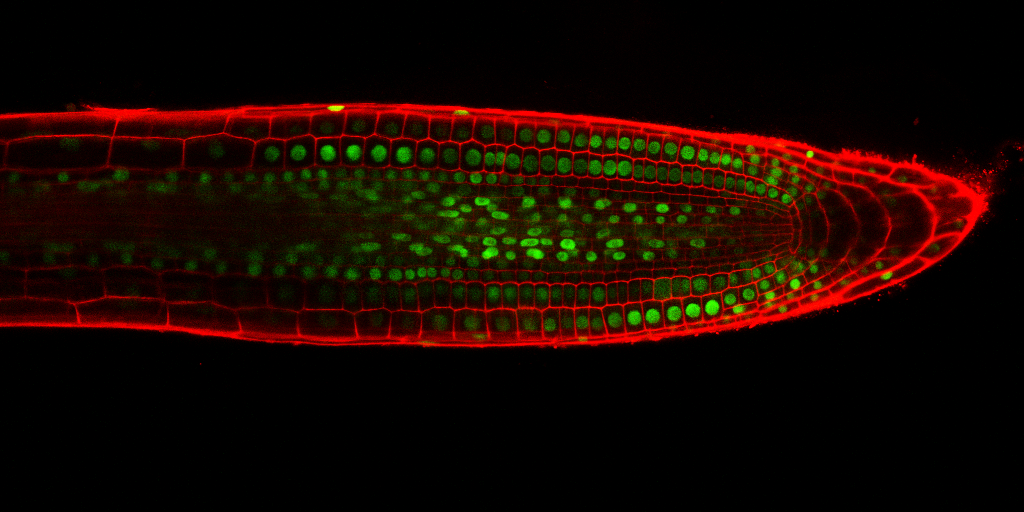
%> input picture images/StackNinja1.bmp, 1024 x 512 px
$ octave --eval "result = solution(imread('images/StackNinja1.bmp'));"   (GNU Octave 9; MATLAB toolbox functions it lacks are replaced by stand-ins)
%> lines starting %> are read from the running program, lines starting %| are printed output that depends on the picture; in (x1, y1, x2, y2) boxes, pixels count from 0 and x2, y2 are one past the last pixel; in counts of white or black regions, pixels touching at a corner belong together; the program's own positions count from 1
function [out, nr, config] = solution(im_in)

%% Bw Image
% Take second slice (green slice)
im_2nd = im_in(:,:,2);
figure, imshow(im_2nd);title('Second Slice of Input Image');

% Increase contrast and sharpen the image
im_sharpen = imsharpen(imadjust(im_2nd));
figure, imshow(im_sharpen);title('Sharpened and Adjusted Image');

% Apply median filter to remove noise
im_filt = medfilt2(im_sharpen);
figure, imshow(im_filt);title('Median Filtered Image');

% Apply top and bottom hat filter
se1 = strel('disk',10);
im_filt_top = imtophat(im_filt,se1);
im_filt_bot = imbothat(im_filt,se1);
im_btfilt = im_filt + im_filt_top - im_filt_bot;
figure, imshow(im_btfilt);title('Apply Top and Bottom Hat Filter');

% Convert to BW image with adaptive threshold
im_bw = imbinarize(im_btfilt,'adaptive');
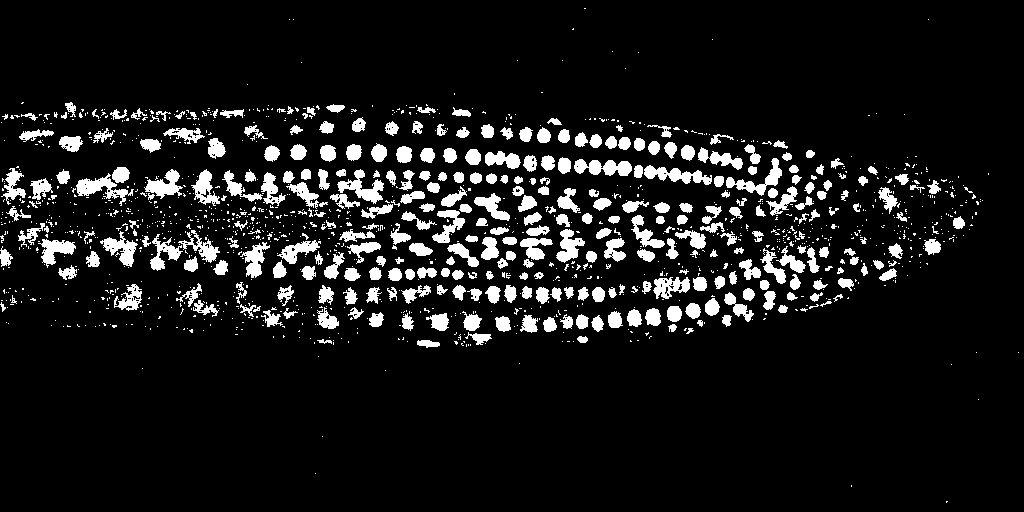
%> im_bw: size 512x1024 logical; 9.5% white; 1431 white regions (1102 under 20 px), largest, box (x1, y1, x2, y2) and area: (76, 173, 134, 206) 666, (644, 165, 712, 185) 649, (574, 159, 632, 176) 643
figure, imshow(im_bw);title('Binarized Image with Adaptive Threshold');

% Remove noise on cell wall region, then subtract
im_bwnew = im_bw - imbinarize(medfilt2(im_in(:,:,1))-im_btfilt);
im_bwnew(im_bwnew < 0) = 0;
im_bwnew = logical(im_bwnew);
figure, imshow(im_bwnew);title('Subtracting Cell Wall Region');

% Apply median filter to remove salt noise
im_bw_filt = medfilt2(im_bwnew);
%> im_bw_filt: size 512x1024 logical; 8.5% white; 477 white regions (188 under 20 px), largest, box (x1, y1, x2, y2) and area: (76, 167, 133, 205) 902, (150, 230, 219, 270) 889, (330, 170, 384, 208) 837

% Apply erosion then dilation to emphasize on nuclei
se2 = strel('disk',2);
im_bw_filt = imopen(im_bw_filt,se2);
%> im_bw_filt: size 512x1024 logical; 7.6% white; 288 white regions (21 under 20 px), largest, box (x1, y1, x2, y2) and area: (331, 170, 384, 208) 754, (634, 165, 712, 185) 748, (574, 159, 632, 176) 642
figure, imshow(im_bw_filt);title('Filtered and Processed Morphologically');


% Apply watershed algorithm to separate combined nuclei
d = -bwdist(~im_bw_filt);
figure, mesh(d); title('Distance Transformed Image');

d = imhmin(d,2);
im_nuclei = im_bw_filt;
L = watershed(d);
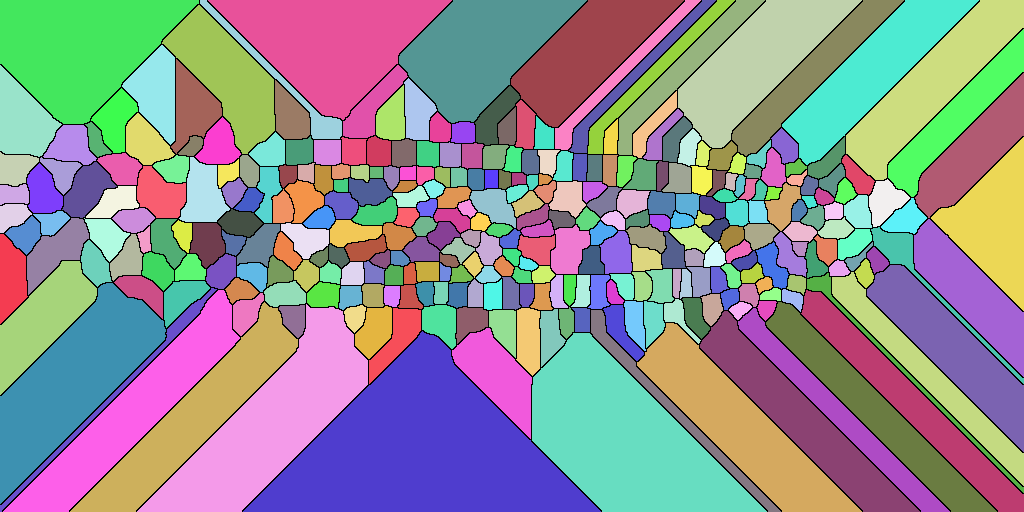
%> L: size 512x1024 uint16; 324 distinct labels, from 0 to 323; one colour per label, 0 black
figure, imshow(L, []); title('Watershed Segmentation')

% Segment image
im_nuclei(L == 0) = 0;
%> im_nuclei: size 512x1024 logical; 7.6% white; 323 white regions (21 under 20 px), largest, box (x1, y1, x2, y2) and area: (41, 239, 76, 266) 507, (556, 229, 585, 262) 502, (193, 170, 219, 204) 459

% fill in the holes of the nuclei and as output image
out = imfill(im_nuclei, 'hole');
%> out: size 512x1024 logical; 7.6% white; 323 white regions (21 under 20 px), largest, box (x1, y1, x2, y2) and area: (41, 239, 76, 266) 507, (556, 229, 585, 262) 502, (193, 170, 219, 204) 461

figure,imshow(out); title('Output Image');
figure,imshow(im_in*0.8 + uint8(out * 255)*0.7); title('Output Image with Overlay');

%% Nuclei Counting
% Label image and number of objects
[out, nr] = bwlabel(out);
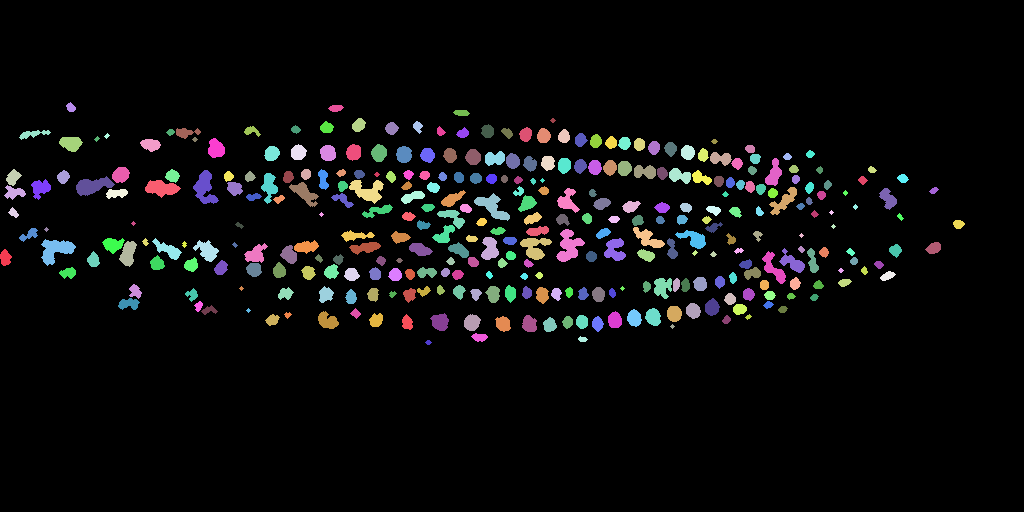
%> out: size 512x1024 double; 324 distinct labels, from 0 to 323; one colour per label, 0 black
%> nr = 323

%% Size
% Calculate areas of nucleus
statarea = regionprops(out, 'area');
%> statarea = 323 regions; largest, Area: 507, 502, 461, 448, 442

% Distribution
config.areas.dist = [statarea.Area];
figure, bar(config.areas.dist);title('Nucleus Size Disributions');
%> after `title('Nucleus Size Disributions')`:
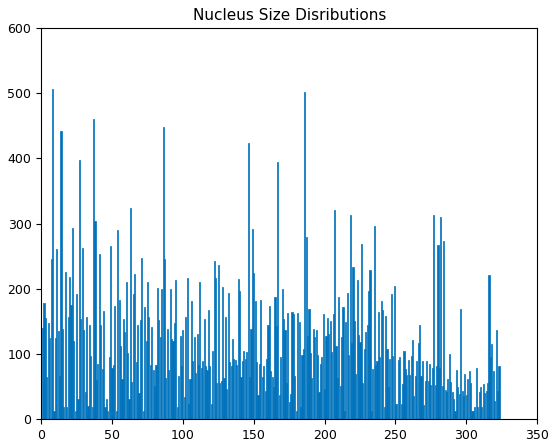
%> figure redrawn from the program's plot data; tallest bar 507 high, from x = 7.6 to 8.4

% Statistics
config.areas.max = max(config.areas.dist);
config.areas.min = min(config.areas.dist);
config.areas.avg = mean(config.areas.dist);

%% Shapes
% Find shapes of nucleus

statshape1 = regionprops(out,'Circularity');
%> statshape1 = 323 items; first 5, Circularity: 0.843, 0.51, 0.791, 0.785, 0.302
config.shapes.circularity = [statshape1.Circularity];

statshape2 = regionprops('table',out,'Centroid',...
    'MajorAxisLength','MinorAxisLength');
%> statshape2 = 323 regions; first 5, Centroid, MajorAxisLength and MinorAxisLength: [6 258.4] 16.5 11.14, [14.8 193.1] 22.21 12.4, [13.8 178] 16.87 12.25, [14.2 213.4] 11.61 7.51, [33.8 134.5] 34.94 6.8

% Get center and radius
centers = statshape2.Centroid;
%> centers = 323 rows, first 12: [5.98 258.4; 14.83 193.1; 13.75 178; 14.17 213.4; 33.8 134.5; 29.92 235.3; 41.12 188.8; 56.43 250.5; 47 230; 63.92 177.6; 71.52 144; 68.83 273.5]
diameters = mean([statshape2.MajorAxisLength statshape2.MinorAxisLength],2);
%> diameters = 323 values, max 30.2 at index 8, min 4.31 at index 9, mean 12.54
radii = diameters/2;
%> radii = 323 values, max 15.1 at index 8, min 2.15 at index 9, mean 6.27

% Plot circle
figure, imshow(out);title('Nuclei in Circles');
hold on;
viscircles(centers,radii);
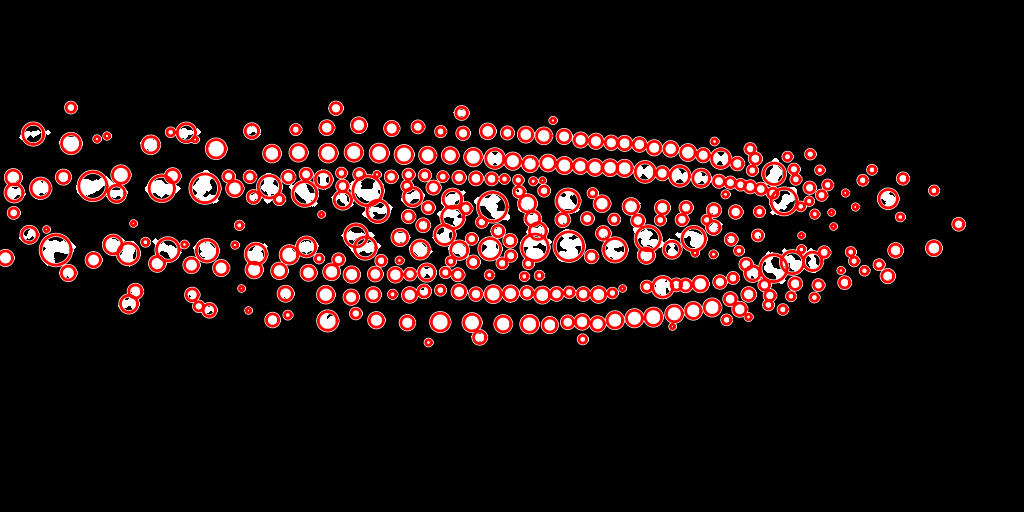
%> figure redrawn from the program's plot data; its title reads 'Nuclei in Circles'
hold off;

config.shapes.centers = centers;
config.shapes.radii = radii;


%% Brightness
% Get pixel index in the label image
statbright = regionprops(out,'PixelIdxList');
%> statbright = 323 items

% Total number of nuclei
n = length(statbright);
%> n = 323

brightness = zeros(n);
%> brightness: size 323x323 double; every value is 0

% for each nucleus, get the pixel index and find pixel value
for i = 1:n

    nucleus = im_2nd([statbright(i).PixelIdxList])';
    brightness(i,1:length(nucleus)) = nucleus;

end
%> this loop made 323 passes
%> nucleus on passes 9, 24, 47: [0 9 7 6 1 9 7 6 0 6 8 8 6], [11 5 6 13 6 7 8 8 4 14 6 10 1], [11 14 3 5 6 5 8 13 7 9 9 5 13]
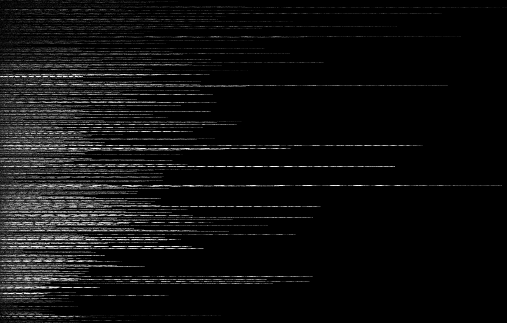
%> brightness: size 323x507 double; min 0, max 255, mean 15.4

% Row average value (excluding zero)
avgbrightness = sum(brightness,2)./sum(brightness~=0,2);
%> avgbrightness = 323 values, max 193.1 at index 247, min 5 at index 53, mean 57.67
%> `result = solution(imread('images/StackNinja1.bmp'));`:
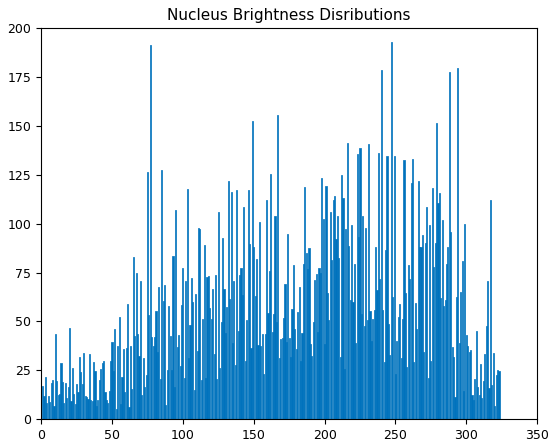
%> figure redrawn from the program's plot data; tallest bar 193.1 high, from x = 246.6 to 247.4
figure,bar(avgbrightness);title('Nucleus Brightness Disributions');

% Statistics
config.brightness.dist = avgbrightness;
config.brightness.avg = mean(avgbrightness);
config.brightness.max = max(avgbrightness);
config.brightness.min = min(avgbrightness);

end

$ run again, on images/StackNinja2.bmp
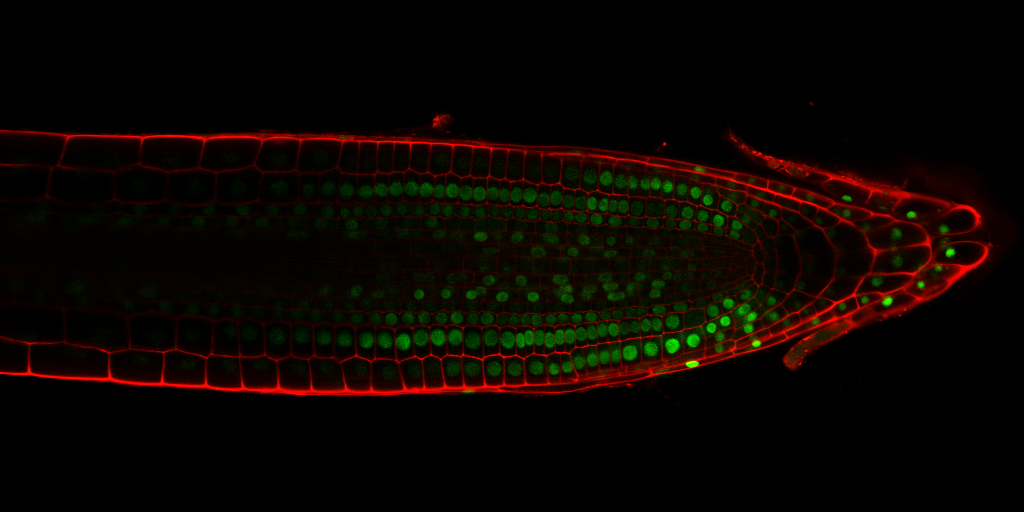
%> input picture images/StackNinja2.bmp, 1024 x 512 px
%> im_bw: size 512x1024 logical; 12.7% white; 2731 white regions (2354 under 20 px), largest, box (x1, y1, x2, y2) and area: (0, 128, 354, 148) 2140, (500, 318, 662, 349) 1945, (150, 362, 419, 398) 1676
%> L: size 512x1024 uint16; 385 distinct labels, from 0 to 384
%> im_nuclei: size 512x1024 logical; 8.5% white; 384 white regions (29 under 20 px), largest, box (x1, y1, x2, y2) and area: (784, 321, 850, 371) 934, (10, 197, 52, 227) 599, (57, 277, 89, 309) 523
%> nr = 384
%> statarea = 384 regions; largest, Area: 934, 599, 524, 480, 443
%> statshape1 = 384 items; first 5, Circularity: 0.764, 0.818, 0.602, 0.656, 0.55
%> statshape2 = 384 regions; first 5, Centroid, MajorAxisLength and MinorAxisLength: [5.5 336.5] 5.93 4.27, [9 136.6] 6.62 4.74, [15.9 285.5] 24.17 15.81, [21.1 164.8] 26.66 20.8, [14 271.8] 15.55 5.94
%> centers = 384 rows, first 12: [5.5 336.5; 9 136.6; 15.91 285.5; 21.14 164.8; 14.05 271.8; 34.96 214.7; 19.88 228.3; 16 244.5; 17.92 262.7; 25.6 336.4; 25 250; 28.97 272.6]
%> diameters = 384 values, max 50.69 at index 345, min 4.31 at index 11, mean 12.01
%> radii = 384 values, max 25.34 at index 345, min 2.15 at index 11, mean 6
%> statbright = 384 items
%> n = 384
%> the loop in solution, `for i = 1:n` made 384 passes
%> nucleus on passes 11, 21, 47: [1 0 2 3 2 1 2 0 2 1 2 2 2], [2 3 1 2 6 2 4 2 0 4 1 2 2], [7 6 9 5 4 9 5 5 2 1 6 5 7]
%> after the loop in solution, `for i = 1:n`:
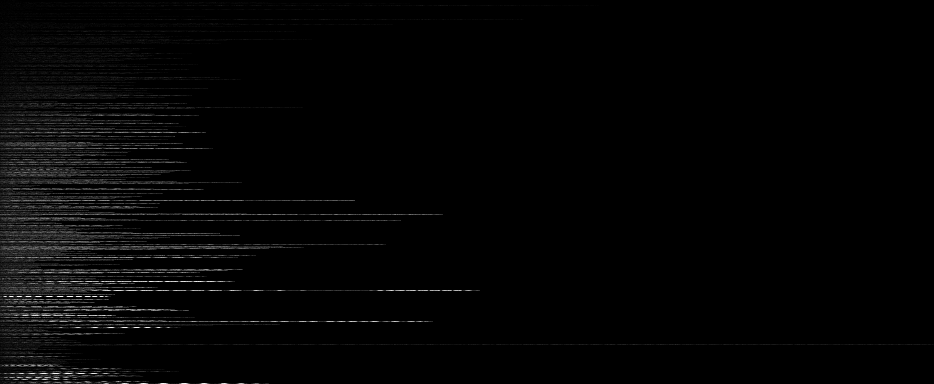
%> brightness: size 384x934 double; min 0, max 255, mean 4.4
%> avgbrightness = 384 values, max 160.8 at index 297, min 1.2 at index 16, mean 29.74
%> `result = solution(imread('images/StackNinja1.bmp'));`:
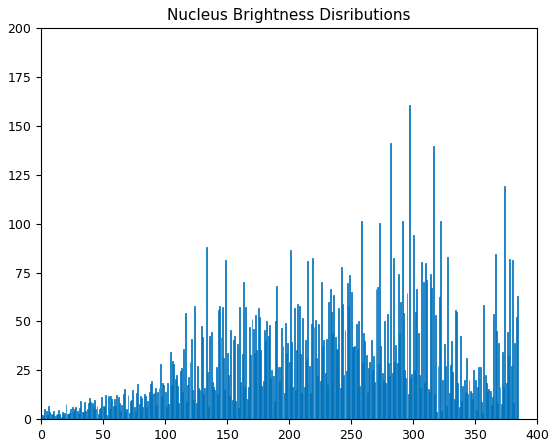
%> figure redrawn from the program's plot data; tallest bar 160.8 high, from x = 296.6 to 297.4
